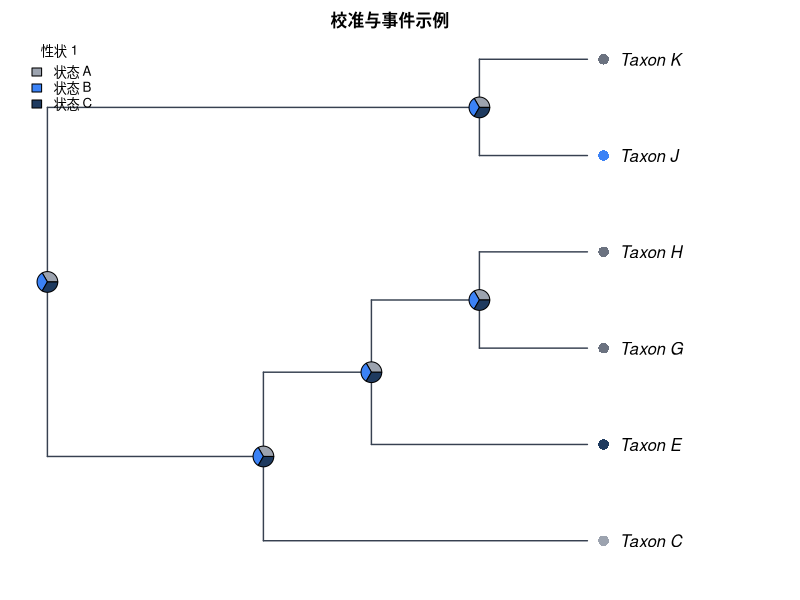

Write R code to recreate this figure.
#!/usr/bin/env Rscript
# CladeForge reproducible-analysis script
# Project : 校准与事件示例
# Format  : CladeForge project v0.2.0
# Software: CladeForge 0.3.0 (this header is the provenance stamp a
#           reproducibility checklist asks for: software version, generation
#           time and the analysis parameters are printed beside the numbers)
# Generated: (timestamp omitted in fixture)
#
# PARAMETER SUMMARY (what the app used):
#   * parsimony: tie-break = parent-state first, then tip frequency, then
#     declaration order; the reported single path is ONE of possibly many
#     equally parsimonious reconstructions.
#   * Mk: each character's rate is the application's own fit (maximum-likelihood fit (1-D profile over the pruning likelihood)),
#     baked in at generation time; the script replays that number instead of
#     re-fitting, so its posteriors match what the app reported. Characters the
#     app could not fit fall back to 1 / mean(branch length) with a printed
#     note. Display threshold applied post hoc; the posterior is marginal
#     (per-node), NOT joint.
#   * The R implementation below computes the likelihood in ORDINARY space
#     while the app runs in log-space: values agree to floating-point noise on
#     modest trees but can drift on very large or very unbalanced ones.
#   * Node ancestral states asserted by the user in CladeForge are IGNORED by
#     the parsimony baseline (independent reference by design); the R script
#     reproduces that baseline, not the user's hypotheses.
#
# What this script reproduces, and what it does not:
#   REPRODUCED (same algorithms as the application):
#     * Sankoff parsimony with the project's step matrix (advisory baseline);
#     * equal-rates Mk ancestral-state reconstruction (pruning + up-pass), i.e.
#       the posterior probabilities the app reports.
#   APPROXIMATED:
#     * a PDF figure drawn from the same data — character-coloured tips,
#       posterior pies, legend — in the project's phylogram layout
#       (CladeForge places this layout by node AGE; ape has no age axis, so equal inter-node spacing is used and the geological scale is not reproduced). It is NOT a pixel copy of the on-screen figure: manual
#       node positions, collapsed clades, custom reticulation edges, era bands
#       and the interactive ladderising order are GUI state that ape does not
#       consume. The topology, tip labels, states and posteriors are identical;
#       the geometry is a same-data rendering.
#   Branch lengths: present, used as given.
# Run with: Rscript this_file.R   (install.packages("ape") if needed)

library(ape)

# The tree is assembled from vectors rather than parsed from Newick, so every
# label survives byte-exact even where ape's own reader would mangle it.
tree <- structure(
  list(
    edge = matrix(c(7, 8, 7, 9, 8, 1, 8, 10, 9, 2, 9, 3, 10, 4, 10, 11, 11, 5, 11, 6), ncol = 2, byrow = TRUE),
    edge.length = c(3, 5, 4, 12, 50, 50, 5, 6, 34, 34),
    Nnode = 5L,
    tip.label = c("Taxon_C", "Taxon_J", "Taxon_K", "Taxon_E", "Taxon_G", "Taxon_H"),
    node.label = c("Taxon_A", "Taxon_B", "Taxon_I", "Taxon_D", "Taxon_F")
  ),
  class = "phylo"
)

# Branch lengths, with an explicit unit-length fallback: a cladogram-only project
# serialises no lengths at all, and 1 / mean(NULL) would poison every
# transition probability below.
bl <- tree$edge.length
if (is.null(bl) || !any(is.finite(bl) & bl > 0)) {
  bl <- rep(1, nrow(tree$edge))
  cat("NOTE: the tree carries no usable branch lengths; Mk probabilities and the\n")
  cat("      figure use unit (equal) branch lengths, i.e. topology-only inference.\n\n")
}

# Equal-rates Mk rate: one expected substitution per mean branch, so the
# transition probabilities are invariant to the tree's absolute scale. Every
# length above is already resolved the way the application resolves it (a
# recorded 0 is a real zero; unset / negative / non-finite became 1), so the mean
# runs over ALL of them — filtering here would drop zero-length and unmeasured
# edges from the average and make this script reconstruct at a different rate
# than the application reports. Deriving it from the fallback-protected bl
# above is what keeps the rate finite for a cladogram-only project.
#
# This fallback rate is used ONLY for a character the application itself could
# not fit (NULL rate below); characters with a baked rate replay the
# application's ML value, so the script's posteriors match the app's instead
# of drifting with the branch-length mean.
rate <- 1 / mean(bl)


characters <- list(
  list(
    name = "性状 1",
    type = "discrete",
    states = c("状态 A", "状态 B", "状态 C"),
    colors = c("#9ca3af", "#3b82f6", "#1e3a5f"),
    cost = NULL,
    rate = 0.645075,
    tips = c("Taxon_C" = "状态 A", "Taxon_E" = "状态 C", "Taxon_J" = "状态 B")
  )
)

# --- helpers ----------------------------------------------------------------

## Equal-rates (ER) Mk transition matrix P(t): the same closed form used by
## CladeForge's inference assistant. The rate is scaled by the mean branch
## length so probabilities are invariant to the tree's absolute scale.
p_er <- function(t, k, rate) {
  e <- exp(-k * rate * t)
  P <- matrix(1 / k, k, k) - (1 / k) * e
  diag(P) <- 1 / k + ((k - 1) / k) * e
  P
}

## Sankoff parsimony down/up pass. 'cost' is k x k; tips absent from tip_states
## are treated as missing data.
sankoff <- function(tree, tip_states, states, cost) {
  ntip <- length(tree$tip.label)
  k <- length(states)
  sidx <- setNames(seq_len(k), states)
  x <- sidx[tip_states[tree$tip.label]]
  parent <- tree$edge[, 1]
  child <- tree$edge[, 2]
  kids <- split(child, parent)
  root <- setdiff(unique(parent), unique(child))
  g <- matrix(0, nrow = ntip + tree$Nnode, ncol = k)
  rownames(g) <- as.character(seq_len(ntip + tree$Nnode))
  ## Down-pass: internal node indices decrease from root, so descending order
  ## visits children before parents.
  for (v in sort(as.integer(names(kids)), decreasing = TRUE)) {
    for (i in seq_len(k)) {
      total <- 0
      for (ch in kids[[as.character(v)]]) {
        if (ch <= ntip) {
          xi <- x[[ch]]
          if (is.na(xi)) next
          total <- total + min(cost[i, ] + ifelse(seq_len(k) == xi, 0, Inf))
        } else {
          total <- total + min(cost[i, ] + g[as.character(ch), ])
        }
      }
      g[as.character(v), i] <- total
    }
  }
  ## Up-pass: assign each node a state minimising cost given its parent.
  node_state <- integer(ntip + tree$Nnode)
  walk <- function(v, parent_state) {
    base <- if (parent_state == 0L) rep(0, k) else cost[parent_state, ]
    scores <- base + g[as.character(v), ]
    best <- which.min(scores)
    node_state[v] <<- best
    for (ch in kids[[as.character(v)]]) {
      if (ch > ntip) walk(ch, best)
    }
  }
  walk(root, 0L)
  list(cost = min(g[as.character(root), ]),
       states = node_state, k = k)
}

## Equal-rates Mk marginal ancestral reconstruction: Felsenstein pruning
## (down-pass) + parent/sibling up-pass, normal space. Uses the script-level
## 'bl' (which already falls back to unit lengths when the tree has none) and the
## 'rate' is passed per character: the application's own ML fit for that
## character when it has one, else the 1 / mean usable branch length fallback.
## For very large or very unbalanced trees prefer log-space implementations
## (phangorn::ace, phytools).
mk_asr <- function(tree, tip_states, states, rate) {
  ntip <- length(tree$tip.label)
  k <- length(states)
  sidx <- setNames(seq_len(k), states)
  x <- sidx[tip_states[tree$tip.label]]
  parent <- tree$edge[, 1]
  child <- tree$edge[, 2]
  kids <- split(seq_along(child), parent)  # edge-row indices per parent
  root <- setdiff(unique(parent), unique(child))
  L <- matrix(1, nrow = ntip + tree$Nnode, ncol = k)
  rownames(L) <- as.character(seq_len(ntip + tree$Nnode))
  for (v in sort(as.integer(names(kids)), decreasing = TRUE)) {
    rows <- kids[[as.character(v)]]
    vec <- rep(1, k)
    for (r in rows) {
      ch <- child[r]
      m <- if (ch <= ntip) {
        xi <- x[[ch]]
        if (is.na(xi)) rep(1, k) else as.numeric(seq_len(k) == xi)
      } else L[as.character(ch), ]
      vec <- vec * (p_er(bl[r], k, rate) %*% m)
    }
    s <- sum(vec)
    L[as.character(v), ] <- if (s > 0) vec / s else rep(1 / k, k)
  }
  G <- matrix(1 / k, nrow = ntip + tree$Nnode, ncol = k)
  rownames(G) <- rownames(L)
  for (v in sort(as.integer(names(kids)))) {
    rows <- kids[[as.character(v)]]
    for (r in rows) {
      ch <- child[r]
      if (ch <= ntip) next
      sib_msg <- rep(1, k)
      for (r2 in rows) {
        ch2 <- child[r2]
        if (ch2 == ch) next
        m2 <- if (ch2 <= ntip) {
          xi <- x[[ch2]]
          if (is.na(xi)) rep(1, k) else as.numeric(seq_len(k) == xi)
        } else L[as.character(ch2), ]
        sib_msg <- sib_msg * (p_er(bl[r2], k, rate) %*% m2)
      }
      G[as.character(ch), ] <- p_er(bl[r], k, rate) %*% (G[as.character(v), ] * sib_msg)
      G[as.character(ch), ] <- G[as.character(ch), ] / sum(G[as.character(ch), ])
    }
  }
  post <- L * G
  post <- post / rowSums(post)
  list(posterior = post)
}

# --- analysis ---------------------------------------------------------------

cat("CladeForge reproducible analysis\n")
cat("Tree:", Ntip(tree), "tips,", tree$Nnode, "internal nodes\n\n")

internal_nodes <- (length(tree$tip.label) + 1):(length(tree$tip.label) + tree$Nnode)

for (ch in characters) {
  cat("== Character:", ch$name, "==\n")
  if (ch$type != "discrete" || length(ch$states) < 2) {
    cat("   continuous or single-state: exported as data only\n\n")
    next
  }
  scored <- ch$tips[names(ch$tips) %in% tree$tip.label]
  cost <- ch$cost
  if (is.null(cost)) {
    k <- length(ch$states)
    cost <- matrix(1, k, k); diag(cost) <- 0
  }
  sp <- sankoff(tree, scored, ch$states, cost)
  cat(sprintf("   Sankoff minimum cost: %g (step-matrix units)\n", sp$cost))
  ch_rate <- if (is.null(ch$rate)) {
    cat(sprintf("   NOTE: the application could not fit a rate for this character; using 1 / mean(branch length) = %g\n", rate))
    rate
  } else ch$rate
  asr <- mk_asr(tree, scored, ch$states, ch_rate)
  cat("   Mk posterior at each internal node (states:",
      paste(ch$states, collapse = " / "), ")\n")
  print(round(asr$posterior[as.character(internal_nodes), , drop = FALSE], 3))
  cat("\n")
}

# --- figure -----------------------------------------------------------------
# A same-data rendering of the GUI figure: character-coloured tips (first
# discrete character) + posterior pies at internal nodes + auto legend, in the
# layout the project is displayed as. Manual positions / collapsed clades /
# custom edges / era bands are GUI-only and are not reproduced here.

discrete <- Filter(function(ch) ch$type == "discrete" && length(ch$states) >= 2, characters)

# cairo_pdf renders unicode labels reliably; use pdf() if cairo is unavailable.
cairo_pdf("cladeforge_reconstruction.pdf", width = 9, height = 7)
par(mar = c(2, 1, 2, 2), xpd = NA)
cat("Figure layout: type = phylogram, use.edge.length = FALSE",
    "(CladeForge places this layout by node AGE; ape has no age axis, so equal inter-node spacing is used and the geological scale is not reproduced)\n")
plot(tree, type = "phylogram", use.edge.length = FALSE,
     show.tip.label = TRUE,
     label.offset = 0.3,
     edge.color = "#374151", edge.width = 1.4)
title(main = "校准与事件示例", cex.main = 1.0)

if (length(discrete) > 0) {
  main <- discrete[[1]]
  scored <- main$tips[names(main$tips) %in% tree$tip.label]
  k <- length(main$states)
  cost <- main$cost
  if (is.null(cost)) { cost <- matrix(1, k, k); diag(cost) <- 0 }

  tip_col <- rep("#6b7280", Ntip(tree))
  names(tip_col) <- tree$tip.label
  for (lab in names(scored)) tip_col[[lab]] <- main$colors[[match(scored[[lab]], main$states)]]
  tiplabels(pch = 16, col = tip_col, cex = 1.4, offset = 0.15)

  asr <- mk_asr(tree, scored, main$states, if (is.null(main$rate)) rate else main$rate)
  nodelabels(node = internal_nodes, pie = asr$posterior[as.character(internal_nodes), , drop = FALSE],
             piecol = main$colors, cex = 0.7)
  legend("topleft", legend = main$states, fill = main$colors,
         title = main$name, bty = "n", cex = 0.8)
}

dev.off()

cat("Wrote cladeforge_reconstruction.pdf\n")
